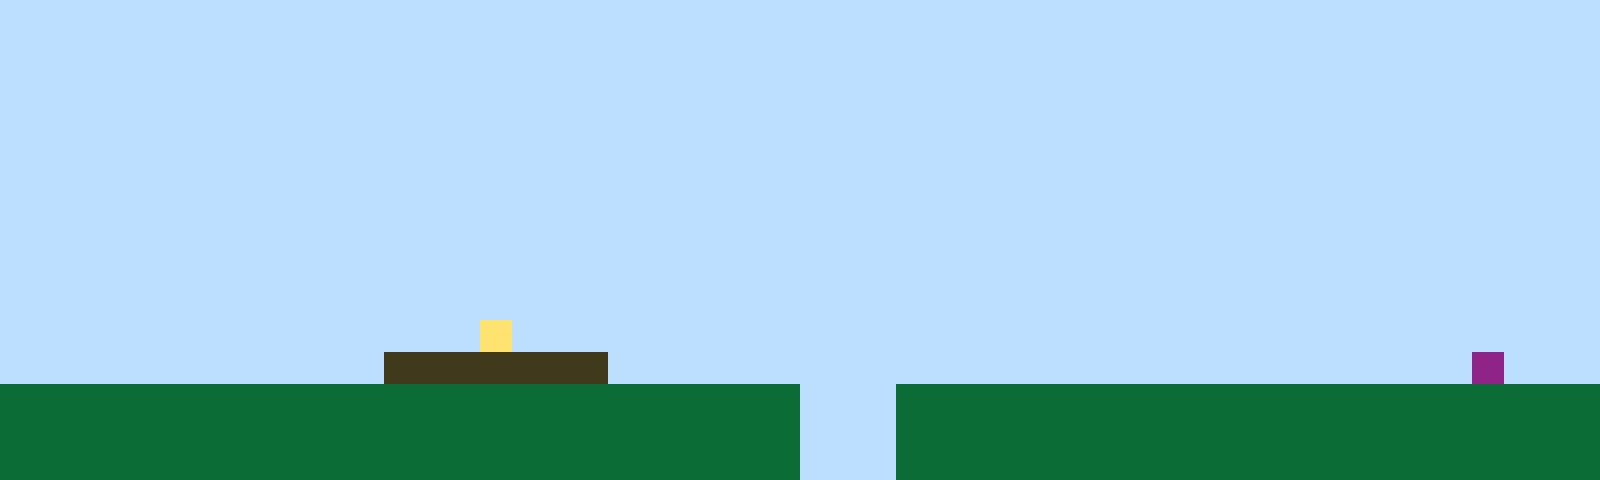

A level layout from a 2D game, rendered from its tile map. Below: a short description, then the map file with its tile-grid data intact:
An orthogonal 50x15 tile map with 32x32 px tiles, 1 tile layer (Tile Layer 1).

<map version="1.10" tiledversion="1.11.2" orientation="orthogonal" renderorder="right-up" width="50" height="15" tilewidth="32" tileheight="32" infinite="0" nextlayerid="2" nextobjectid="1"><editorsettings><export target="map1.csv" format="csv" /></editorsettings><tileset firstgid="1" name="sprites" tilewidth="32" tileheight="32" tilecount="6" columns="3"><image source="sprites.png" width="96" height="64" /></tileset><layer id="1" name="Tile Layer 1" width="50" height="15"><data encoding="csv">1,1,1,1,1,1,1,1,1,1,1,1,1,1,1,1,1,1,1,1,1,1,1,1,1,1,1,1,1,1,1,1,1,1,1,1,1,1,1,1,1,1,1,1,1,1,1,1,1,1,1,1,1,1,1,1,1,1,1,1,1,1,1,1,1,1,1,1,1,1,1,1,1,1,1,1,1,1,1,1,1,1,1,1,1,1,1,1,1,1,1,1,1,1,1,1,1,1,1,1,1,1,1,1,1,1,1,1,1,1,1,1,1,1,1,1,1,1,1,1,1,1,1,1,1,1,1,1,1,1,1,1,1,1,1,1,1,1,1,1,1,1,1,1,1,1,1,1,1,1,1,1,1,1,1,1,1,1,1,1,1,1,1,1,1,1,1,1,1,1,1,1,1,1,1,1,1,1,1,1,1,1,1,1,1,1,1,1,1,1,1,1,1,1,1,1,1,1,1,1,1,1,1,1,1,1,1,1,1,1,1,1,1,1,1,1,1,1,1,1,1,1,1,1,1,1,1,1,1,1,1,1,1,1,1,1,1,1,1,1,1,1,1,1,1,1,1,1,1,1,1,1,1,1,1,1,1,1,1,1,1,1,1,1,1,1,1,1,1,1,1,1,1,1,1,1,1,1,1,1,1,1,1,1,1,1,1,1,1,1,1,1,1,1,1,1,1,1,1,1,1,1,1,1,1,1,1,1,1,1,1,1,1,1,1,1,1,1,1,1,1,1,1,1,1,1,1,1,1,1,1,1,1,1,1,1,1,1,1,1,1,1,1,1,1,1,1,1,1,1,1,1,1,1,1,1,1,1,1,1,1,1,1,1,1,1,1,1,1,1,1,1,1,1,1,1,1,1,1,1,1,1,1,1,1,1,1,1,1,1,1,1,1,1,1,1,1,1,1,1,1,1,1,1,1,1,1,1,1,1,1,1,1,1,1,1,1,1,1,1,1,1,1,1,1,1,1,1,1,1,1,1,1,1,1,1,1,1,1,1,1,1,1,1,1,1,1,1,1,1,1,1,1,1,1,1,1,1,1,1,1,1,1,1,1,1,1,1,1,1,1,1,1,1,1,1,1,1,1,1,1,1,1,1,1,1,1,1,1,1,1,1,1,1,1,1,1,1,1,1,1,1,1,1,1,1,1,1,1,1,1,1,1,1,1,4,1,1,1,1,1,1,1,1,1,1,1,1,1,1,1,1,1,1,1,1,1,1,1,1,1,1,1,1,1,1,1,1,1,1,1,1,1,1,1,1,1,1,1,1,1,1,3,3,3,3,3,3,3,1,1,1,1,1,1,1,1,1,1,1,1,1,1,1,1,1,1,1,1,1,1,1,1,1,1,1,6,1,1,1,2,2,2,2,2,2,2,2,2,2,2,2,2,2,2,2,2,2,2,2,2,2,2,2,2,1,1,1,2,2,2,2,2,2,2,2,2,2,2,2,2,2,2,2,2,2,2,2,2,2,2,2,2,2,2,2,2,2,2,2,2,2,2,2,2,2,2,2,2,2,2,2,2,2,2,1,1,1,2,2,2,2,2,2,2,2,2,2,2,2,2,2,2,2,2,2,2,2,2,2,2,2,2,2,2,2,2,2,2,2,2,2,2,2,2,2,2,2,2,2,2,2,2,2,2,1,1,1,2,2,2,2,2,2,2,2,2,2,2,2,2,2,2,2,2,2,2,2,2,2</data></layer></map>
